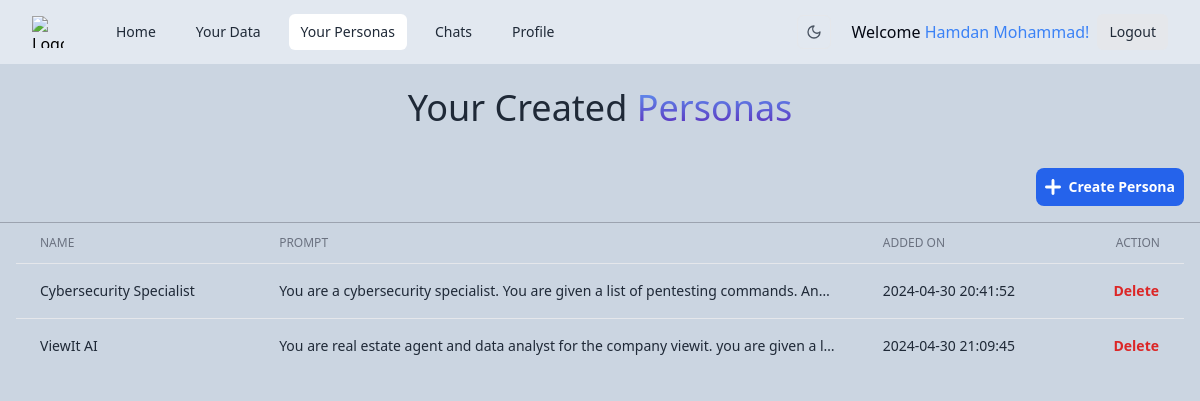
Screenshot of /personas (signed in) with the database file from the repository.
### models.py (models this page shows, shortened)
class User(UserMixin, db.Model):
    id = db.Column("id", db.Integer, primary_key=True)
    name = db.Column(db.String(100), nullable=False)
    username = db.Column(db.String(100), unique=True, nullable=False)
    email = db.Column(db.String(100), unique=True, nullable=False)
    password = db.Column(db.String(100), nullable=False)
    is_admin = db.Column(db.Boolean, nullable=True, default=False)
    personas = db.relationship('Persona', backref='user', lazy='dynamic')
    data = db.relationship('Data', backref='user', lazy='dynamic')
    conversations = db.relationship('Conversation', backref='user', lazy='dynamic')
    messages = db.relationship('Message', backref='user', lazy='dynamic')

class Persona(db.Model):
    _id = db.Column("id", db.Integer, primary_key=True)
    name = db.Column(db.String(100))
    prompt = db.Column(db.String(1000))
    user_id = db.Column(db.Integer, db.ForeignKey('user.id'), nullable=False)
    data_id = db.Column(db.Integer, db.ForeignKey('data.id'))
    added_on = db.Column(db.DateTime, nullable=False, default=db.func.now())

### app.py (the view, shortened to what this page needs)
@app.route('/personas', methods=['GET', 'POST'])
@login_required
def personas():
    persona_list = current_user.personas.all()
    data_list = current_user.data.all()
    return render_template('personas.html', personas=persona_list, data_list=data_list)

### app.py (called while the page is built)
@login_manager.user_loader
def load_user(user_id):
    return User.query.get(int(user_id))

### templates/personas.html (shortened to what this page needs)
{% extends 'base.html' %}
{% block content %}
<div class="max-w-3xl text-center mx-auto py-6">
  <h1 class="block font-medium text-gray-800 dark:text-gray-200 text-xl sm:text-2xl md:text-3xl lg:text-4xl">
    Your Created <span
      class="bg-clip-text bg-gradient-to-t from-violet-800 to-blue-400 dark:from-blue-300 dark:to-violet-800 text-transparent">
      Personas</span>
  </h1>
</div>
<div class="flex justify-end items-center">
  <button type="button"
    class="m-4 p-2 inline-flex items-center gap-x-2 text-sm font-semibold rounded-lg border border-transparent bg-blue-600 text-white hover:bg-blue-700 disabled:opacity-50 disabled:pointer-events-none dark:focus:outline-none dark:focus:ring-1 dark:focus:ring-gray-600"
    data-hs-overlay="#hs-static-backdrop-modal">
    Create Persona
  </button>
</div>
{% if personas %}
<hr class="border-gray-400 dark:border-gray-800">
<div class="flex flex-col px-4">
  <div class="-m-1.5 overflow-x-auto">
    <div class="p-1.5 min-w-full inline-block align-middle">
      <div class="overflow-hidden">
        <table class="min-w-full divide-y divide-gray-200 dark:divide-gray-700">
          <thead>
            <tr>
              <th scope="col" class="px-6 py-3 text-start text-xs font-medium text-gray-500 uppercase">Name</th>
              <th scope="col" class="px-6 py-3 text-start text-xs font-medium text-gray-500 uppercase">Prompt</th>
              <th scope="col" class="px-6 py-3 text-start text-xs font-medium text-gray-500 uppercase">Added On</th>
              <th scope="col" class="px-6 py-3 text-end text-xs font-medium text-gray-500 uppercase">Action</th>
            </tr>
          </thead>
          <tbody class="divide-y divide-gray-200 dark:divide-gray-700">
            {% for persona in personas %}
            <tr class="hover:bg-gray-100 dark:hover:bg-gray-700">
              <td class="px-6 py-4 whitespace-nowrap text-sm font-medium text-gray-800 dark:text-gray-200">
                {{ persona.name }}
              </td>
              <td class="px-6 py-4 max-w-lg truncate whitespace-nowrap text-sm text-gray-800 dark:text-gray-200">
                {{ persona.prompt }}
              </td>
              <td class="px-6 py-4 whitespace-nowrap text-sm text-gray-800 dark:text-gray-200">
                {{ persona.added_on }}
              </td>
              <td class="px-6 py-4 whitespace-nowrap text-end text-sm font-medium">
                <form method="post" action="{{ url_for('personas') }}">
                  <button type="submit" name="delete-persona"
                    onclick="return confirm('Are you sure you want to delete this persona?')"
                    class="inline-flex items-center gap-x-2 text-sm font-semibold rounded-lg border border-transparent text-red-600 hover:text-red-800 disabled:opacity-50 disabled:pointer-events-none dark:text-red-500 dark:hover:text-red-400 dark:focus:outline-none dark:focus:ring-1 dark:focus:ring-gray-600">Delete</button>
                </form>
              </td>
            </tr>
            {% endfor %}
          </tbody>
        </table>
      </div>
    </div>
  </div>
</div>
{% else %}
<p class="mt-4 text-xl text-center text-gray-600 dark:text-gray-400">
  No personas found! Start by creating your first persona.
</p>
{% endif %}
{% endblock %}

### templates/base.html (shortened to what this page needs)
<!DOCTYPE html>
<html>
<head>
	<link rel="stylesheet" href="{{ url_for('static',filename='dist/css/output.css') }}">
</head>
<body class="dark:bg-slate-900 bg-slate-300 h-full items-center py-16
	[&::-webkit-scrollbar]:w-2
  [&::-webkit-scrollbar-track]:bg-gray-100
  [&::-webkit-scrollbar-thumb]:bg-gray-400
  dark:[&::-webkit-scrollbar-track]:bg-slate-700
  dark:[&::-webkit-scrollbar-thumb]:bg-slate-500">
	<nav class="navbar bg-slate-200 dark:bg-gray-800">
		<div class="max-w-7xl mx-auto px-4 sm:px-6 lg:px-8">
			<div class="flex items-center justify-between h-16">
				<div class="flex items-center">
					<a href="#" class="flex-shrink-0">
						<img class="h-8 w-8" src="https://tailwindui.com/img/logos/workflow-mark-indigo-500.svg" alt="Logo">
					</a>
					<div class="hidden md:block">
						<div class="ml-10 flex items-baseline space-x-4">
							<a href="{{ url_for('index') }}"
								class="{% if request.path == url_for('index') %}text-gray-800 dark:text-gray-200 bg-white dark:bg-gray-600 {% else %} text-gray-800 dark:text-gray-300 hover:bg-gray-100 dark:hover:bg-gray-700 hover:text-gray-900 dark:hover:text-white{% endif %} px-3 py-2 rounded-md text-sm font-medium">
								Home</a>
							{% if current_user.is_authenticated %}
							<a href="{{ url_for('data') }}"
								class="{% if request.path == url_for('data') %}text-gray-800 dark:text-gray-200 bg-white dark:bg-gray-600 {% else %} text-gray-800 dark:text-gray-300 hover:bg-gray-100 dark:hover:bg-gray-700 hover:text-gray-900 dark:hover:text-white{% endif %} px-3 py-2 rounded-md text-sm font-medium">
								Your Data</a>
							<a href="{{ url_for('personas') }}"
								class="{% if request.path == url_for('personas') %}text-gray-800 dark:text-gray-200 bg-white dark:bg-gray-600 {% else %} text-gray-800 dark:text-gray-300 hover:bg-gray-100 dark:hover:bg-gray-700 hover:text-gray-900 dark:hover:text-white{% endif %} px-3 py-2 rounded-md text-sm font-medium">
								Your Personas</a>
							<a href="{{ url_for('chats') }}"
								class="{% if request.path == url_for('chats') %}text-gray-800 dark:text-gray-200 bg-white dark:bg-gray-600 {% else %} text-gray-800 dark:text-gray-300 hover:bg-gray-100 dark:hover:bg-gray-700 hover:text-gray-900 dark:hover:text-white{% endif %} px-3 py-2 rounded-md text-sm font-medium">
								Chats</a>
							<a href="{{ url_for('profile') }}"
								class="{% if request.path == url_for('profile') %}text-gray-800 dark:text-gray-200 bg-white dark:bg-gray-600 {% else %} text-gray-800 dark:text-gray-300 hover:bg-gray-100 dark:hover:bg-gray-700 hover:text-gray-900 dark:hover:text-white{% endif %} px-3 py-2 rounded-md text-sm font-medium">
								Profile</a>
							{% endif %}
						</div>
					</div>
				</div>
				<div class="hidden md:block">
					<div class="ml-4 flex items-center md:ml-6">
						<div>
							<button type="button"
								class="mx-3 p-2 border hover:border-gray-300 dark:hover:border-gray-600 rounded-md hs-dark-mode-active:hidden block hs-dark-mode group flex items-center text-gray-600 hover:text-blue-600 font-medium dark:text-gray-400 dark:hover:text-gray-500"
								data-hs-theme-click-value="dark">
								<svg class="flex-shrink-0 size-4" xmlns="http://www.w3.org/2000/svg" width="24" height="24"
									viewBox="0 0 24 24" fill="none" stroke="currentColor" stroke-width="2" stroke-linecap="round"
									stroke-linejoin="round">
									<path d="M12 3a6 6 0 0 0 9 9 9 9 0 1 1-9-9Z" />
								</svg>
							</button>
						</div>
						{% if current_user.is_authenticated %}
						<p class="p-2 text-gray-950 dark:text-white">Welcome
							<span class="font-medium text-blue-500">{{ current_user.name }}!</span></p>
						<a href="{{ url_for('logout') }}"
							class="bg-gray-200 dark:bg-gray-900 text-gray-800 dark:text-white px-3 py-2 rounded-md text-sm font-medium">
							Logout</a>
						{% else %}
						<a href="{{ url_for('login') }}"
							class="bg-gray-200 dark:bg-gray-900 text-gray-800 dark:text-white px-3 py-2 rounded-md text-sm font-medium">
							Login</a>
						{% endif %}
					</div>
				</div>
			</div>
		</div>
	</nav>
	{% block content %}{% endblock %}
</body>
</html>

### templates/base.html (style rules this page uses)
.navbar { position: fixed; top: 0; left: 0; right: 0; z-index: 50; }

### rows the page displays
User: name "Hamdan Mohammad"
Persona: name "Cybersecurity Specialist", prompt "You are a cybersecurity specialist. You are given a list of pentesting commands. An…", added_on "2024-04-30 20:41:52"
Persona: name "ViewIt AI", prompt "You are real estate agent and data analyst for the company viewit. you are given a l…", added_on "2024-04-30 21:09:45"
